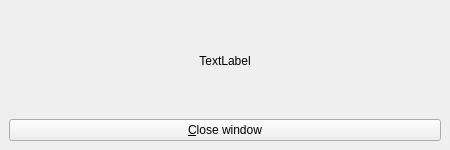
<?xml version="1.0" encoding="UTF-8"?>
<ui version="4.0">
 <class>NewForm</class>
 <widget class="QMainWindow" name="NewForm">
  <property name="geometry">
   <rect>
    <x>0</x>
    <y>0</y>
    <width>450</width>
    <height>150</height>
   </rect>
  </property>
  <property name="windowTitle">
   <string>Форма дизайнера</string>
  </property>
  <widget class="QWidget" name="centralwidget">
   <layout class="QHBoxLayout" name="horizontalLayout">
    <item>
     <layout class="QVBoxLayout" name="verticalLayout">
      <item>
       <widget class="QLabel" name="label">
        <property name="text">
         <string>TextLabel</string>
        </property>
        <property name="alignment">
         <set>Qt::AlignCenter</set>
        </property>
       </widget>
      </item>
      <item>
       <widget class="QPushButton" name="btnQuit">
        <property name="text">
         <string>&amp;Close window</string>
        </property>
       </widget>
      </item>
     </layout>
    </item>
   </layout>
  </widget>
 </widget>
 <resources/>
 <connections/>
</ui>
